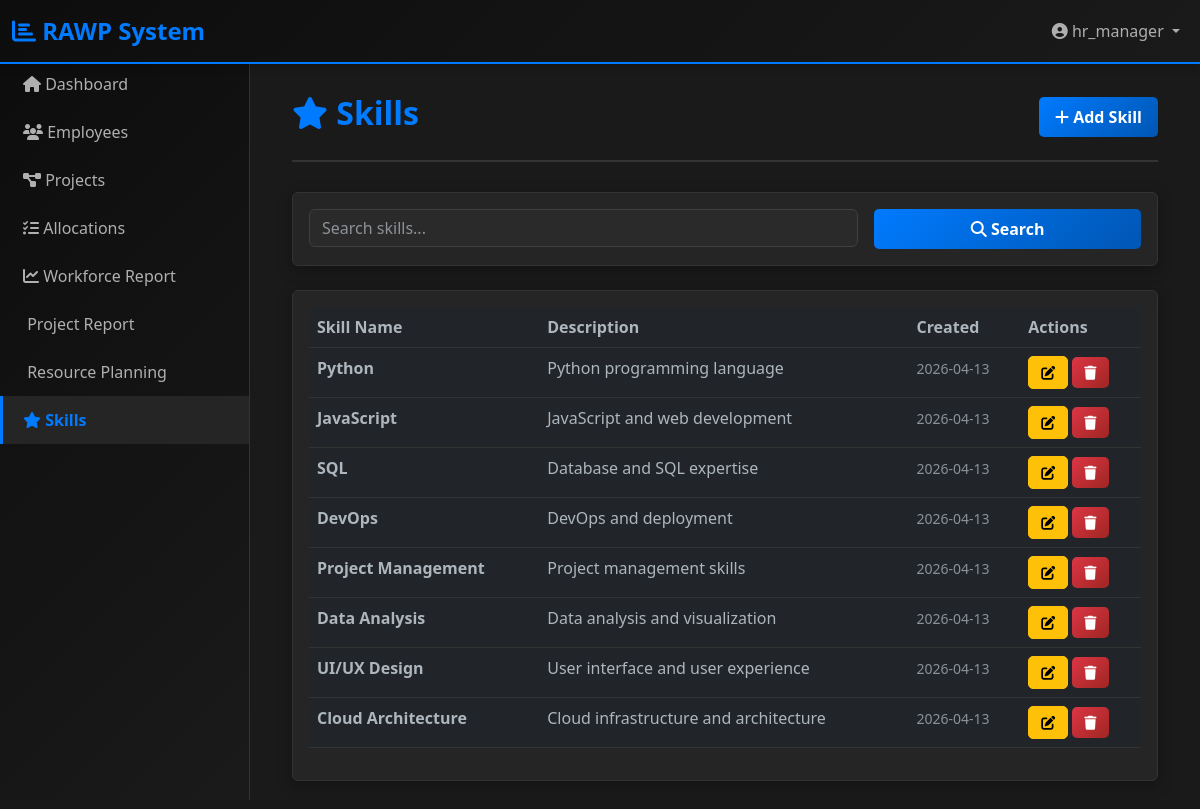
Screenshot of /admin/skills (signed in) with the database file from the repository.
### app/models.py (models this page shows, shortened)
class User(UserMixin, db.Model):
    __tablename__ = 'users'
    id = db.Column(db.Integer, primary_key=True)
    username = db.Column(db.String(80), unique=True, nullable=False)
    email = db.Column(db.String(120), unique=True, nullable=False)
    password_hash = db.Column(db.String(255), nullable=False)
    role = db.Column(db.Enum(Role), nullable=False, default=Role.EMPLOYEE)
    is_active = db.Column(db.Boolean, default=True)
    created_at = db.Column(db.DateTime, default=datetime.utcnow)
    updated_at = db.Column(db.DateTime, default=datetime.utcnow, onupdate=datetime.utcnow)
    employee = db.relationship('Employee', backref='user', uselist=False, cascade='all, delete-orphan')
    audit_logs = db.relationship('AuditLog', backref='user', lazy=True, cascade='all, delete-orphan')

class Skill(db.Model):
    __tablename__ = 'skills'
    id = db.Column(db.Integer, primary_key=True)
    name = db.Column(db.String(100), unique=True, nullable=False)
    description = db.Column(db.Text)
    created_at = db.Column(db.DateTime, default=datetime.utcnow)
    employees = db.relationship('Employee', secondary='employee_skills', backref='skills', lazy=True)
    projects = db.relationship('Project', secondary='project_skills', backref='required_skills', lazy=True)

### app/routes/admin.py (the view)
@admin_bp.route('/skills')
@login_required
@require_role('Admin', 'HR Manager')
def list_skills():
    page = request.args.get('page', 1, type=int)
    search = request.args.get('search', '')
    query = Skill.query
    if search:
        query = query.filter(Skill.name.ilike(f'%{search}%'))
    skills = query.paginate(page=page, per_page=20)
    return render_template('admin/skills/list.html',
                         title='Skills',
                         skills=skills,
                         search=search)

### app/utils.py (called while the page is built)
def require_role(*roles):
    def decorator(f):
        @wraps(f)
        def decorated_function(*args, **kwargs):
            from flask_login import current_user
            from flask import redirect, url_for, flash
            if not current_user.is_authenticated:
                flash('Please log in first.', 'danger')
                return redirect(url_for('auth.login'))
            from app.models import Role
            role_values = [r.value if isinstance(r, Role) else r for r in roles]
            if current_user.role.value not in role_values and current_user.role != Role.ADMIN:
                flash('You do not have permission to access this page.', 'danger')
                return redirect(url_for('main.dashboard'))
            return f(*args, **kwargs)
        return decorated_function
    return decorator

### app/templates/admin/skills/list.html (shortened to what this page needs)
{% extends "base.html" %}
{% block content %}
<div class="container-fluid">
    <div class="page-header">
        <div class="row align-items-center">
            <div class="col">
                <h1 class="page-title"><i class="fas fa-star"></i> Skills</h1>
            </div>
            <div class="col-auto">
                {% if current_user.role.value in ['Admin', 'HR Manager'] %}
                <a href="{{ url_for('admin.create_skill') }}" class="btn btn-primary">
                    <i class="fas fa-plus"></i> Add Skill
                </a>
                {% endif %}
            </div>
        </div>
    </div>
    <div class="card mb-4">
        <div class="card-body">
            <form method="GET" class="row g-3">
                <div class="col-md-8">
                    <input type="text" name="search" class="form-control" placeholder="Search skills..." value="{{ search }}">
                </div>
                <div class="col-md-4">
                    <button type="submit" class="btn btn-primary w-100">
                        <i class="fas fa-search"></i> Search
                    </button>
                </div>
            </form>
        </div>
    </div>
    <div class="card">
        <div class="card-body">
            {% if skills.items %}
            <div class="table-responsive">
                <table class="table table-hover">
                    <thead>
                        <tr>
                            <th>Skill Name</th>
                            <th>Description</th>
                            <th>Created</th>
                            <th>Actions</th>
                        </tr>
                    </thead>
                    <tbody>
                        {% for skill in skills.items %}
                        <tr>
                            <td><strong>{{ skill.name }}</strong></td>
                            <td>{{ skill.description[:100] if skill.description else 'N/A' }}{% if skill.description and skill.description|length > 100 %}...{% endif %}</td>
                            <td><small class="text-muted">{{ skill.created_at.strftime('%Y-%m-%d') }}</small></td>
                            <td>
                                {% if current_user.role.value in ['Admin', 'HR Manager'] %}
                                <a href="{{ url_for('admin.edit_skill', skill_id=skill.id) }}" class="btn btn-sm btn-warning">
                                    <i class="fas fa-edit"></i>
                                </a>
                                <form method="POST" action="{{ url_for('admin.delete_skill', skill_id=skill.id) }}" style="display: inline;" onsubmit="return confirm('Delete this skill?');">
                                    <button type="submit" class="btn btn-sm btn-danger">
                                        <i class="fas fa-trash"></i>
                                    </button>
                                </form>
                                {% endif %}
                            </td>
                        </tr>
                        {% endfor %}
                    </tbody>
                </table>
            </div>
            {% else %}
            <p class="text-muted text-center py-5">No skills found</p>
            {% endif %}
        </div>
    </div>
</div>
{% endblock %}

### app/templates/base.html (shortened to what this page needs)
<!DOCTYPE html>
<html lang="en">
<head>
    <link href="https://cdn.jsdelivr.net/npm/bootstrap@5.3.0/dist/css/bootstrap.min.css" rel="stylesheet">
    <link href="https://cdnjs.cloudflare.com/ajax/libs/font-awesome/6.4.0/css/all.min.css" rel="stylesheet">
</head>
<body data-bs-theme="dark">
    <nav class="navbar navbar-expand-lg sticky-top">
        <div class="container-fluid">
            <a class="navbar-brand" href="{{ url_for('main.dashboard') }}">
                <i class="fas fa-chart-bar"></i> RAWP System
            </a>
            <div class="collapse navbar-collapse" id="navbarNav">
                <ul class="navbar-nav ms-auto">
                    {% if current_user.is_authenticated %}
                    <li class="nav-item dropdown">
                        <a class="nav-link dropdown-toggle" href="#" id="userMenu" role="button" data-bs-toggle="dropdown">
                            <i class="fas fa-user-circle"></i> {{ current_user.username }}
                        </a>
                    </li>
                    {% else %}
                    <li class="nav-item">
                        <a class="nav-link" href="{{ url_for('auth.login') }}">Login</a>
                    </li>
                    {% endif %}
                </ul>
            </div>
        </div>
    </nav>
    {% if current_user.is_authenticated %}
    <div class="sidebar">
        <nav class="nav flex-column">
            <a class="nav-link" href="{{ url_for('main.dashboard') }}">
                <i class="fas fa-home"></i> Dashboard
            </a>
            {% if current_user.role.value in ['Admin', 'HR Manager', 'Project Manager', 'Top Management'] %}
            <a class="nav-link" href="{{ url_for('employees.list_employees') }}">
                <i class="fas fa-users"></i> Employees
            </a>
            {% endif %}
            {% if current_user.role.value in ['Admin', 'Project Manager', 'Top Management', 'HR Manager'] %}
            <a class="nav-link" href="{{ url_for('projects.list_projects') }}">
                <i class="fas fa-project-diagram"></i> Projects
            </a>
            {% endif %}
            {% if current_user.role.value in ['Admin', 'Project Manager', 'HR Manager', 'Top Management'] %}
            <a class="nav-link" href="{{ url_for('allocations.list_allocations') }}">
                <i class="fas fa-tasks"></i> Allocations
            </a>
            {% endif %}
            {% if current_user.role.value in ['Admin', 'Top Management', 'HR Manager', 'Project Manager'] %}
            <a class="nav-link" href="{{ url_for('main.workforce_report') }}">
                <i class="fas fa-chart-line"></i> Workforce Report
            </a>
            {% endif %}
            {% if current_user.role.value in ['Admin', 'Top Management', 'HR Manager', 'Project Manager'] %}
            <a class="nav-link" href="{{ url_for('main.project_report') }}">
                 Project Report
            </a>
            {% endif %}
            {% if current_user.role.value in ['Admin', 'Top Management', 'HR Manager', 'Project Manager'] %}
            <a class="nav-link" href="{{ url_for('main.resource_planning') }}">
                 Resource Planning
            </a>
            {% endif %}
            {% if current_user.role.value in ['Admin', 'HR Manager'] %}
            <a class="nav-link" href="{{ url_for('admin.list_skills') }}">
                <i class="fas fa-star"></i> Skills
            </a>
            {% endif %}
        </nav>
    </div>
    {% endif %}
    <div class="main-content">
        {% block content %}{% endblock %}
    </div>
</body>
</html>

### app/templates/base.html (style rules this page uses)
:root { --bs-body-bg: #1a1a1a; --bs-body-color: #e0e0e0; --bs-dark: #0d0d0d; --bs-light: #f8f9fa; --bs-primary: #007bff; --bs-success: #28a745; --bs-danger: #dc3545; --bs-warning: #ffc107; --bs-info: #17a2b8; }
* { margin: 0; padding: 0; box-sizing: border-box; }
body { background-color: #1a1a1a; color: #e0e0e0; font-family: 'Segoe UI', Tahoma, Geneva, Verdana, sans-serif; }
.navbar { background: linear-gradient(135deg, #0d0d0d 0%, #1a1a1a 100%); border-bottom: 2px solid #007bff; box-shadow: 0 2px 10px rgba(0,0,0,0.3); }
.navbar-brand { font-weight: 700; color: #007bff !important; font-size: 1.5rem; }
.sidebar { background: linear-gradient(135deg, #0d0d0d 0%, #1a1a1a 100%); min-height: calc(100vh - 60px); border-right: 1px solid #333; position: fixed; width: 250px; left: 0; top: 60px; overflow-y: auto; z-index: 999; }
.sidebar .nav-link { color: #b0b0b0; padding: 12px 20px; border-left: 3px solid transparent; transition: all 0.3s ease; }
.sidebar .nav-link.active { color: #007bff; background-color: #252525; border-left-color: #007bff; font-weight: 600; }
.main-content { margin-left: 250px; padding: 30px; min-height: calc(100vh - 60px); }
.card { background-color: #252525; border: 1px solid #333; box-shadow: 0 4px 15px rgba(0,0,0,0.3); transition: transform 0.3s ease, box-shadow 0.3s ease; }
.table { color: #e0e0e0; border-color: #333; }
.table thead { background-color: #0d0d0d; border-color: #333; }
.table tbody tr { transition: background-color 0.2s ease; }
.btn { font-weight: 600; padding: 8px 16px; transition: all 0.3s ease; border-radius: 5px; }
.btn-primary { background: linear-gradient(135deg, #007bff 0%, #0056b3 100%); border: none; }
.btn-danger { background: linear-gradient(135deg, #dc3545 0%, #a02622 100%); border: none; }
.btn-sm { padding: 5px 12px; font-size: 0.875rem; }
.form-control, .form-select { background-color: #2a2a2a; border: 1px solid #404040; color: #e0e0e0; transition: border-color 0.3s ease; }
.page-header { margin-bottom: 30px; padding-bottom: 20px; border-bottom: 2px solid #333; }
.page-title { color: #007bff; font-weight: 700; font-size: 2rem; }

### rows the page displays
User: username "hr_manager"
Skill: name "Python", description "Python programming language", created_at "2026-04-13"
Skill: name "JavaScript", description "JavaScript and web development", created_at "2026-04-13"
Skill: name "SQL", description "Database and SQL expertise", created_at "2026-04-13"
Skill: name "DevOps", description "DevOps and deployment", created_at "2026-04-13"
Skill: name "Project Management", description "Project management skills", created_at "2026-04-13"
Skill: name "Data Analysis", description "Data analysis and visualization", created_at "2026-04-13"
Skill: name "UI/UX Design", description "User interface and user experience", created_at "2026-04-13"
Skill: name "Cloud Architecture", description "Cloud infrastructure and architecture", created_at "2026-04-13"
